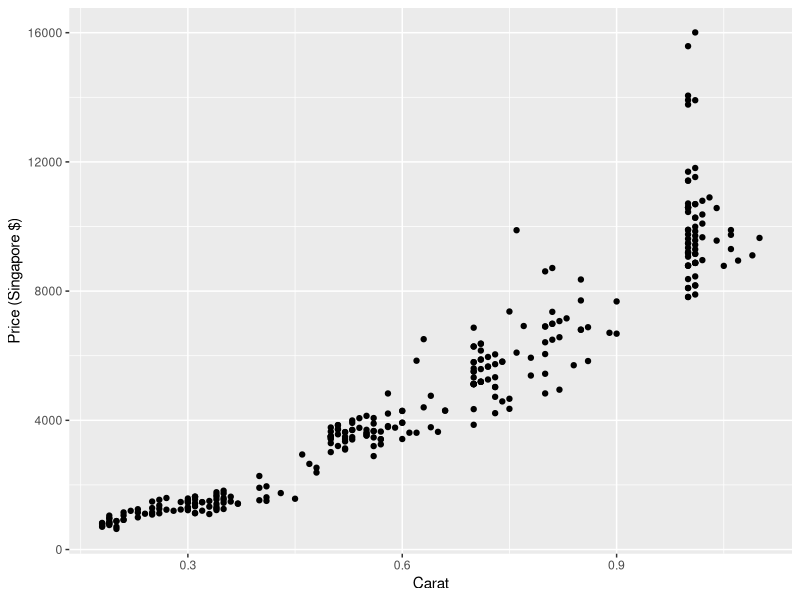
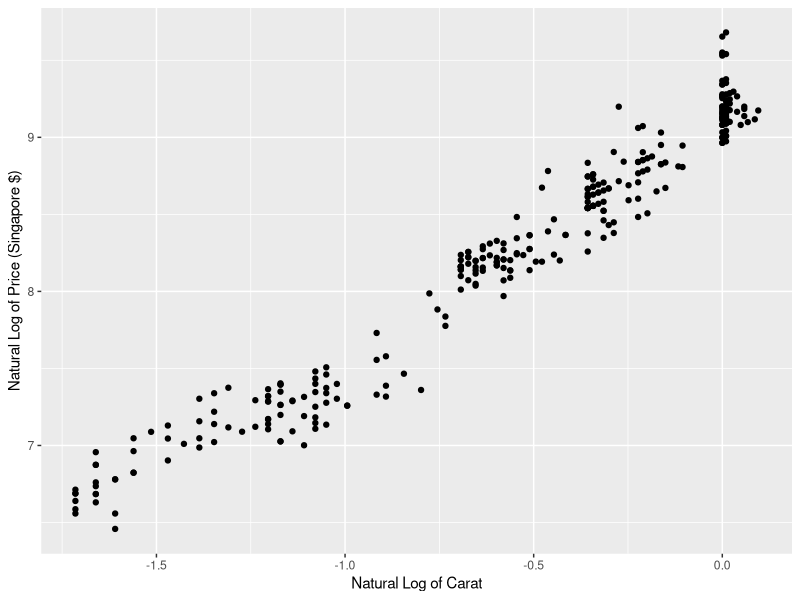
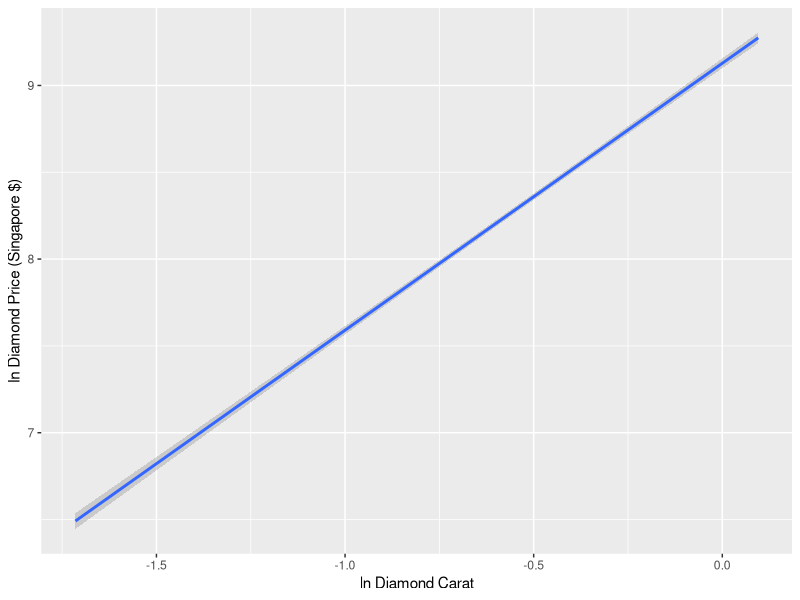
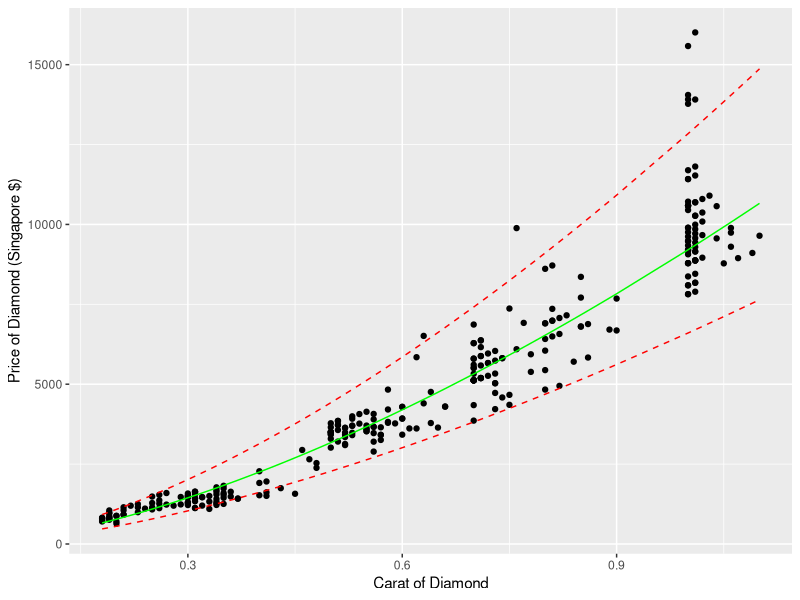

Here is the R script that generated these plots, in order:
#Start of Class Participation 2 for SLR
diamond <- read.table(header = F, text = "
                      0.3  D VS2  GIA  1302
0.3  E VS1  GIA  1510
                      0.3  G VVS1 GIA  1510
                      0.3  G VS1  GIA  1260
                      0.31 D VS1  GIA  1641
                      0.31 E VS1  GIA  1555
                      0.31 F VS1  GIA  1427
                      0.31 G VVS2 GIA  1427
                      0.31 H VS2  GIA  1126
                      0.31 I VS1  GIA  1126
                      0.32 F VS1  GIA  1468
                      0.32 G VS2  GIA  1202
                      0.33 E VS2  GIA  1327
                      0.33 I VS2  GIA  1098
                      0.34 E VS1  GIA  1693
                      0.34 F VS1  GIA  1551
                      0.34 G VS1  GIA  1410
                      0.34 G VS2  GIA  1269
                      0.34 H VS1  GIA  1316
                      0.34 H VS2  GIA  1222
                      0.35 E VS1  GIA  1738
                      0.35 F VS1  GIA  1593
                      0.35 G VS1  GIA  1447
                      0.35 H VS2  GIA  1255
                      0.36 F VS1  GIA  1635
                      0.36 H VVS2 GIA  1485
                      0.37 F VS2  GIA  1420
                      0.37 H VS1  GIA  1420
                      0.4  F VS1  GIA  1911
                      0.4  H VS1  GIA  1525
                      0.41 F VS1  GIA  1956
                      0.43 H VVS2 GIA  1747
                      0.45 I VS1  GIA  1572
                      0.46 E VVS2 GIA  2942
                      0.48 G VVS2 GIA  2532
                      0.5  E VS1  GIA  3501
                      0.5  E VS1  GIA  3501
                      0.5  F VVS2 GIA  3501
                      0.5  F VS1  GIA  3293
                      0.5  G VS1  GIA  3016
                      0.51 F VVS2 GIA  3567
                      0.51 G VS1  GIA  3205
                      0.52 D VS2  GIA  3490
                      0.52 E VS1  GIA  3635
                      0.52 F VVS2 GIA  3635
                      0.52 F VS1  GIA  3418
                      0.53 D VS1  GIA  3921
                      0.53 F VVS2 GIA  3701
                      0.53 F VS1  GIA  3480
                      0.53 G VVS2 GIA  3407
                      0.54 E VS1  GIA  3767
                      0.54 F VVS1 GIA  4066
                      0.55 E VVS2 GIA  4138
                      0.55 F VS1  GIA  3605
                      0.55 G VVS2 GIA  3529
                      0.56 F VS1  GIA  3667
                      0.56 I VVS2 GIA  2892
                      0.57 G VVS2 GIA  3651
                      0.59 G VVS2 GIA  3773
                      0.6  F VS1  GIA  4291
                      0.62 E VVS1 GIA  5845
                      0.63 G VVS2 GIA  4401
                      0.64 G VVS1 GIA  4759
                      0.66 H VVS1 GIA  4300
                      0.7  F VS1  GIA  5510
                      0.7  G VS1  GIA  5122
                      0.7  H VVS2 GIA  5122
                      0.7  I VS2  GIA  3861
                      0.71 F VVS2 GIA  5881
                      0.71 F VS1  GIA  5586
                      0.71 F VS2  GIA  5193
                      0.71 H VVS2 GIA  5193
                      0.72 F VS2  GIA  5263
                      0.8  I VVS2 GIA  5441
                      0.82 I VS2  GIA  4948
                      0.84 H VS2  GIA  5705
                      0.85 F VS2  GIA  6805
                      0.86 H VVS2 GIA  6882
                      0.89 H VS1  GIA  6709
                      0.9  I VVS2 GIA  6682
                      0.5  E VS1  GIA  3501
                      0.5  G VVS1 GIA  3432
                      0.51 F VVS1 GIA  3851
                      0.55 H IF   GIA  3605
                      0.56 E VS1  GIA  3900
                      0.57 H VVS1 GIA  3415
                      0.6  H IF   GIA  4291
                      0.63 E IF   GIA  6512
                      0.7  E VS1  GIA  5800
                      0.7  F VVS1 GIA  6285
                      0.7  F VS2  GIA  5122
                      0.7  F VS2  GIA  5122
                      0.7  G VS1  GIA  5122
                      0.7  H VVS2 GIA  5122
                      0.71 D VS1  GIA  6372
                      0.71 E VS1  GIA  5881
                      0.71 H VVS2 GIA  5193
                      0.72 E VS1  GIA  5961
                      0.72 H VVS1 GIA  5662
                      0.73 E VS2  GIA  5738
                      0.73 H VS1  GIA  5030
                      0.73 H VS1  GIA  5030
                      0.73 I VVS1 GIA  4727
                      0.73 I VS1  GIA  4221
                      0.74 G VVS2 GIA  5815
                      0.74 H VS2  GIA  4585
                      0.75 D VVS2 GIA  7368
                      0.75 I VVS2 GIA  4667
                      0.75 I VS1  GIA  4355
                      0.76 D IF   GIA  9885
                      0.77 F VVS1 GIA  6919
                      0.78 H VS1  GIA  5386
                      0.8  I VS2  GIA  4832
                      0.83 E VS2  GIA  7156
                      0.9  F VS1  GIA  7680
                      1    D VVS1 GIA 15582
                      1    D VS1  GIA 11419
                      1    E VS1  GIA 10588
                      1    E VS2  GIA  9757
                      1    F IF   GIA 13913
                      1    F VVS2 GIA 10588
                      1    F VS1  GIA 10713
                      1    F VS2  GIA  9480
                      1    G VVS2 GIA  9896
                      1    G VS1  GIA  9619
                      1    G VS2  GIA  9169
                      1    G VS2  GIA  9203
                      1    H VS2  GIA  8788
                      1    I VS1  GIA  8095
                      1    I VS2  GIA  7818
                      1.01 D VVS1 GIA 16008
                      1.01 E VS1  GIA 10692
                      1.01 E VS2  GIA  9853
                      1.01 F VS1  GIA 10272
                      1.01 F VS2  GIA  9573
                      1.01 H VS1  GIA  9153
                      1.01 H VS2  GIA  8873
                      1.01 I VVS1 GIA  8873
                      1.01 I VVS2 GIA  8455
                      1.01 I VS2  GIA  7895
                      1.02 F VS1  GIA 10372
                      1.02 F VS2  GIA  9666
                      1.02 G VVS2 GIA 10090
                      1.03 E VS1  GIA 10900
                      1.04 F VS1  GIA 10571
                      1.04 I IF   GIA  9563
                      1.05 I VVS2 GIA  8781
                      1.06 G VS2  GIA  9743
                      1.06 H VS2  GIA  9302
                      1.07 I VVS2 GIA  8945
                      1.1  H VS2  GIA  9646
                      0.18 F VVS1 IGI   823
                      0.18 F VVS2 IGI   765
                      0.18 G IF   IGI   803
                      0.18 G IF   IGI   803
                      0.18 G VVS2 IGI   705
                      0.18 H IF   IGI   725
                      0.19 D VVS2 IGI   967
                      0.19 E IF   IGI  1050
                      0.19 F IF   IGI   967
                      0.19 F VVS1 IGI   863
                      0.19 F VVS2 IGI   800
                      0.19 G IF   IGI   842
                      0.19 G VVS1 IGI   800
                      0.19 H IF   IGI   758
                      0.2  D VS1  IGI   880
                      0.2  G IF   IGI   880
                      0.2  G VS1  IGI   705
                      0.2  G VS2  IGI   638
                      0.21 D VS1  IGI   919
                      0.21 E IF   IGI  1149
                      0.21 F IF   IGI  1057
                      0.21 G IF   IGI   919
                      0.22 E IF   IGI  1198
                      0.23 E IF   IGI  1248
                      0.23 F IF   IGI  1147
                      0.23 G IF   IGI   995
                      0.24 H IF   IGI  1108
                      0.25 F IF   IGI  1485
                      0.25 G IF   IGI  1283
                      0.25 H IF   IGI  1149
                      0.25 I IF   IGI  1082
                      0.26 F IF   IGI  1539
                      0.26 F VVS1 IGI  1365
                      0.26 F VVS2 IGI  1260
                      0.26 I IF   IGI  1121
                      0.27 F IF   IGI  1595
                      0.27 H IF   IGI  1233
                      0.28 I IF   IGI  1199
                      0.29 G IF   IGI  1471
                      0.29 I IF   IGI  1238
                      0.3  E VVS2 IGI  1580
                      0.3  F VVS2 IGI  1459
                      0.3  G VVS1 IGI  1459
                      0.3  H VVS2 IGI  1218
                      0.3  I IF   IGI  1299
                      0.31 E VVS2 IGI  1628
                      0.31 F VVS1 IGI  1628
                      0.31 I IF   IGI  1337
                      0.32 H IF   IGI  1462
                      0.33 H IF   IGI  1503
                      0.34 F VVS1 IGI  1773
                      0.34 F VVS2 IGI  1636
                      0.35 F VVS1 IGI  1821
                      0.35 G VVS2 IGI  1540
                      0.4  G IF   IGI  2276
                      0.41 I VVS1 IGI  1616
                      0.41 I VVS2 IGI  1506
                      0.47 F VVS2 IGI  2651
                      0.48 F VS1  IGI  2383
                      0.5  G IF   IGI  3652
                      0.51 E VVS2 IGI  3722
                      0.51 F VVS1 IGI  3722
                      0.52 I IF   IGI  3095
                      0.55 F VVS2 IGI  3706
                      0.56 E VVS2 IGI  4070
                      0.56 G VVS2 IGI  3470
                      0.58 E VVS1 IGI  4831
                      0.58 F VVS1 IGI  4209
                      0.58 G VVS1 IGI  3821
                      0.7  G VVS1 IGI  5607
                      0.7  G VVS2 IGI  5326
                      0.71 D VS1  IGI  6160
                      0.76 F VVS2 IGI  6095
                      0.78 G VVS2 IGI  5937
                      1    H VVS2 IGI  9342
                      1.01 G VS1  IGI  9713
                      1.01 H VS2  IGI  8873
                      1.01 I VS1  IGI  8175
                      0.5  F VVS1 HRD  3778
                      0.5  G VVS1 HRD  3432
                      0.51 F VVS1 HRD  3851
                      0.52 E VS2  HRD  3346
                      0.52 H VVS1 HRD  3130
                      0.53 F VVS1 HRD  3995
                      0.53 F VVS2 HRD  3701
                      0.55 G VVS2 HRD  3529
                      0.56 F VS1  HRD  3667
                      0.56 F VS2  HRD  3202
                      0.57 F VS2  HRD  3256
                      0.57 H VVS1 HRD  3415
                      0.58 H IF   HRD  3792
                      0.6  G VS1  HRD  3925
                      0.6  G VS2  HRD  3421
                      0.6  H VVS1 HRD  3925
                      0.61 H VVS2 HRD  3616
                      0.62 I VVS2 HRD  3615
                      0.64 H VVS2 HRD  3785
                      0.65 I VVS2 HRD  3643
                      0.66 H VVS1 HRD  4300
                      0.7  E VVS1 HRD  6867
                      0.7  E VVS2 HRD  6285
                      0.7  G VVS1 HRD  5800
                      0.7  G VVS2 HRD  5510
                      0.7  H VS2  HRD  4346
                      0.71 G IF   HRD  6372
                      0.71 H VVS2 HRD  5193
                      0.72 H VVS1 HRD  5662
                      0.73 F VS2  HRD  5333
                      0.73 G VVS1 HRD  6041
                      0.74 H VVS1 HRD  5815
                      0.8  F IF   HRD  8611
                      0.8  F VS1  HRD  6905
                      0.8  G VVS2 HRD  6905
                      0.8  H VVS2 HRD  6416
                      0.8  H VS1  HRD  6051
                      0.81 E VVS1 HRD  8715
                      0.81 E VS2  HRD  6988
                      0.81 F VS1  HRD  6988
                      0.81 G VS1  HRD  6495
                      0.81 H IF   HRD  7358
                      0.82 F VS2  HRD  6572
                      0.82 G VVS2 HRD  7072
                      0.85 F VVS1 HRD  8359
                      0.85 F VS2  HRD  6805
                      0.85 G VVS1 HRD  7711
                      0.86 H VS2  HRD  5835
                      1    D VVS2 HRD 13775
                      1    E VVS1 HRD 14051
                      1    E VVS2 HRD 11419
                      1    E VS1  HRD 10588
                      1    F VVS1 HRD 11696
                      1    F VVS2 HRD 10588
                      1    G VVS1 HRD 10450
                      1    G VVS2 HRD  9896
                      1    G VS2  HRD  9203
                      1    H VVS1 HRD  9480
                      1    H VS1  HRD  9065
                      1    H VS2  HRD  8788
                      1    I VVS1 HRD  8788
                      1    I VVS2 HRD  8372
                      1    I VS1  HRD  8095
                      1    I VS2  HRD  7818
                      1.01 D VVS2 HRD 13909
                      1.01 E VVS2 HRD 11531
                      1.01 E VS1  HRD 10692
                      1.01 F VVS1 HRD 11811
                      1.01 F VS1  HRD 10272
                      1.01 G VVS2 HRD  9993
                      1.01 G VS2  HRD  9293
                      1.01 H VVS2 HRD  9433
                      1.01 H VS1  HRD  9153
                      1.01 I VVS1 HRD  8873
                      1.01 I VS1  HRD  8175
                      1.02 F VVS2 HRD 10796
                      1.06 H VVS2 HRD  9890
                      1.02 H VS2  HRD  8959
                      1.09 I VVS2 HRD  9107
                      ")
#label the columns of the data frame
names(diamond)<-c("Carat","Color","Clarity","Cert","Price")
#plot carat and price naturally
library(ggplot2)
qplot(Carat, Price, data = diamond,
     geom = "point",
     ylab = "Price (Singapore $)")
#the plot seems to be following a curve

#take the ln of the data and then plot again
diamond$ln_Carat <- log(diamond$Carat)
diamond$ln_Price <- log(diamond$Price)
qplot(ln_Carat, ln_Price, data = diamond, 
     geom = "point",
     xlab = "Natural Log of Carat",
     ylab = "Natural Log of Price (Singapore $)")
#The data now meets the assumptions of a linear model

#Analysis:
#The response variable is the ln of the Price of the diamond, and the explanatory variable is the ln of the Carat of the diamond
#We will be using the log data so  the model is:
#ln(Price) = Beta0 + Beta1ln(Carat) + epsilon ~ N(0, sigma^2)
#fit the model:
out.diamond <- lm(ln_Price~ln_Carat, data = diamond)
summary(out.diamond)
#95% Confidence Interval for Beta1
confint(out.diamond)
#We are 95% confident that when Carat is increase by 1 percent, the true mean percent increase in Price 
#is between 1.5 and 1.57. Thus Carat is useful in predicting Price, as 0 is not in our inteval. 

#the value beta1_hat = 1.53726 means that for a one percent increase in Carat size we would expect
#a 1.537 percent increase in the price.
qplot(ln_Carat, ln_Price, data = diamond,
      geom = "smooth", formula = y~x, method = "lm", se = T,
      xlab = "ln Diamond Carat",
      ylab = "ln Diamond Price (Singapore $)")

#Predict price of a 1 carat diamond 
exp(9.13)
#95% prediction interval at carat = 1 which means the ln of the Carat would be 0
exp(predict(out.diamond, newdata = data.frame(ln_Carat = 0), interval = "prediction"))

#model for estimated price: ln(price_hat) = beta0_hat + ln(Carat)beta1_hat

#Create publication quality graphic
plot.df <- cbind(diamond, exp(predict(out.diamond, interval = "prediction")))
ggplot(plot.df,aes(Carat,Price))+
  xlab("Carat of Diamond")+
  ylab("Price of Diamond (Singapore $)") +
  geom_point() +
  geom_line(aes(y=fit),color = "green") +
  geom_line(aes(y =lwr), color = "red", linetype = "dashed") +
  geom_line(aes(y = upr), color = "red", linetype = "dashed")

#The real R^2 (not the fake R^2)
1- sum((diamond$Price - exp(predict(out.diamond)))^2) / sum((diamond$Price - mean(diamond$Price))^2)
#R^2 is .905 which means the model accounts for 90% percent of the variation in the respone variable, so it predicts
#fairly well

#summary statistics of the absolute prediction error
summary(abs(diamond$Price   - exp(predict(out.diamond))))
#The model predicts very well for lower values of Carat, and predits poorly for higher values of Carat.
#This is because there are other factors in play, we are only examining Carat, only one of the 4 C's. 
#Cut, for example, makes a huge difference in the price of the diamond, even for the same carat. 

#Analysis Strenghts: Able to make accurate economic prediction, even when the data was originally non-linear
#Weaknesses: Prediction based off only one variable, when there were more that could be analyzed and used for prediction.

#Challenge: Housing prices vary by the square feet. This data is non-linear, but can be transformed. 
#Transforming the data allows for some pretty accurate prediciton on the lower end, however there are 
#many more factors in play, like neighborhood and accessories so it is not very accurate on the higher end.
